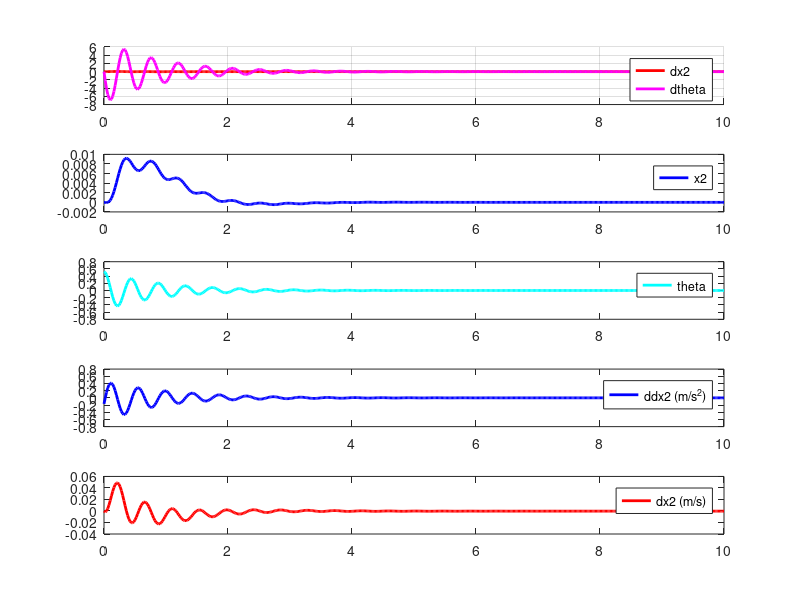

MATLAB code for this plot: (Note: this script raises an error after producing the figure.)
clc;
clear;
%% system matrix
l = 1/21; %1/20;
m = 1.0;
c = 0.58;
g = 9.8;

A = [0 1 0 0;
     0 0 0 0;
     0 0 0 1;
     0 0 -g/l -c/m];
B = [0 1 0 1/l]';
C = [1 0 0 0;
     0 0 1 0];

%% check controllability
Uc = ctrb(A,B);
left_rank = length(A) - rank(Uc);
if left_rank > 0
    disp("system2 is uncontrollable");
    disp("controllability matrix : ");
    disp(Uc);
else 
    disp("system2 is controllable");
end
% controllable 하면 stabilizable 하다.
%% check observability
Uo = obsv(A,C);
left_rank = length(A) - rank(Uo);
if left_rank > 0
    disp("system2 is unobservable");
    disp("observability matrix : ");
    disp(Uo);
else 
    disp("system2 is observable");
end
%% Design LQR controller

% inital condition 
X_init = [0 0 30*(pi/180) 0]';
% LQR controller parameter
Q = [0.1 0;0 0.01];
R = 0.005;
% solve Ricatti equation
[P,L,K] = care(A,B,C'*Q*C,R)
%% simulation
activate_time = 10;
Hz = 50;
t = linspace(0,activate_time,activate_time*Hz);

dt = 1/Hz;
X_packet = zeros(4,activate_time*Hz);
for i = 1:activate_time*Hz
    X_packet(:,i) = expm((A-B*K)*t(i))*X_init;
end
U_packet = -K*X_packet;

% real input(velocity)
V_packet = cumtrapz(t, U_packet);

% desired twist
Vd_zero = zeros(1,activate_time*Hz);
Vd = [Vd_zero; Vd_zero; Vd_zero; Vd_zero; V_packet; Vd_zero]; % wx wy wz vx vy vz
%% calculate cost direct
% method 1
Y_packet = C*X_packet;
cost_1 = 0;
for i = 1:activate_time*Hz  
    cost_1 = cost_1 + (Y_packet(i)*Q*Y_packet(i) + U_packet(i)*R*U_packet(i))*dt;
end
disp("LQR cost calculated by integrate : ");
disp(cost_1);
% method 2
cost_2 = X_init'*P*X_init;
disp("LQR ideal cost:");
disp(cost_2);
%% graph
figure(1);
subplot(511)
grid on;
hold on;
plot(t, X_packet(2,:), 'r','LineWidth',2);
plot(t, X_packet(4,:), 'm','LineWidth',2);
legend('dx2','dtheta');
hold off;
subplot(512);
plot(t, X_packet(1,:), 'b','LineWidth',2);  
legend('x2');
subplot(513)
plot(t, X_packet(3,:), 'c','LineWidth',2);
legend('theta');
subplot(514)
plot(t, U_packet(1,:), 'b','LineWidth',2); 
legend('ddx2 (m/s^2)');
subplot(515)
plot(t, V_packet(1,:), 'r','LineWidth',2); 
legend('dx2 (m/s)');

% make csv
writeU = U_packet(1,:)';
writetheta = X_packet(3,:)'-pi/2;
writetheta_dot = X_packet(4,:)';
write = [writeU writetheta writetheta_dot];
label = ["u(t)" "theta" "theta_dot"];
write = [label;write];
filename = 'test0.csv';
writematrix(write, filename);

% make robot test csv
writeV = V_packet(1,:)';
filename = 'velocity_test.csv';
writematrix(writeV, filename);
 
filename = 'acceleration_test.csv';
writematrix(writeU, filename);
